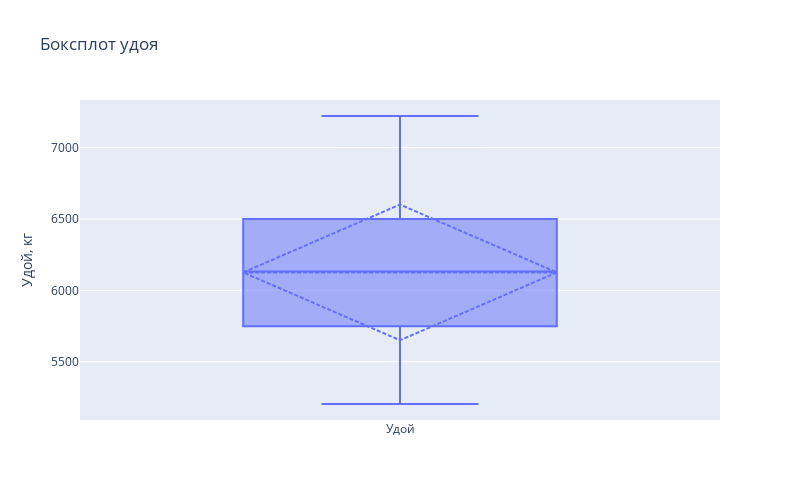

The notebook cell saved with this chart:
### Code cell
# Создаем боксплот для удоя
fig_udoy = go.Figure()

# Добавляем боксплот
fig_udoy.add_trace(
    go.Box(y=main['удой_кг'], name='Удой', boxmean='sd')
)

# Обновляем макет
fig_udoy.update_layout(height=500, width=800, title_text="Боксплот удоя")
fig_udoy.update_yaxes(title_text="Удой, кг")

# Отображаем график
fig_udoy.show()

### Figure 1 — Plotly figure (JSON) as saved in the notebook; plotly's stock layout.template omitted (floating-point values rounded to 4 significant figures; data arrays with more than 128 entries replaced by an {"elided": "..."} marker saying what was removed)
{"data": [{"boxmean": "sd", "name": "Удой", "type": "box", "y": {"elided": "628 int values"}}], "layout": {"height": 500, "title": {"text": "Боксплот удоя"}, "width": 800, "yaxis": {"title": {"text": "Удой, кг"}}}}
